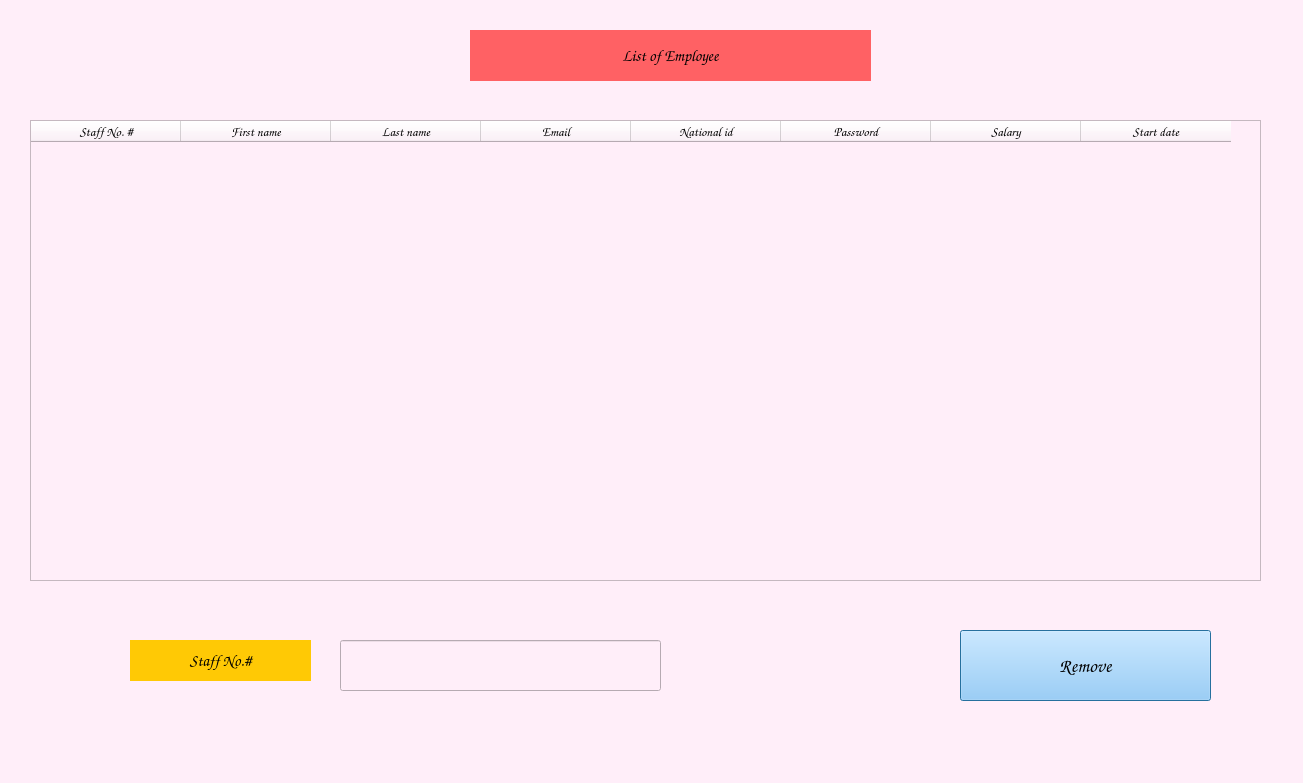
<?xml version="1.0" encoding="UTF-8"?>
<ui version="4.0">
 <class>Admin_Remove_Employee_window</class>
 <widget class="QDialog" name="Admin_Remove_Employee_window">
  <property name="geometry">
   <rect>
    <x>0</x>
    <y>0</y>
    <width>1303</width>
    <height>783</height>
   </rect>
  </property>
  <property name="cursor">
   <cursorShape>ClosedHandCursor</cursorShape>
  </property>
  <property name="windowTitle">
   <string>Remove A Employee</string>
  </property>
  <property name="styleSheet">
   <string notr="true">background-color: rgb(255, 238, 249);</string>
  </property>
  <widget class="QLabel" name="Remove_Employee_header_L">
   <property name="geometry">
    <rect>
     <x>470</x>
     <y>30</y>
     <width>401</width>
     <height>51</height>
    </rect>
   </property>
   <property name="font">
    <font>
     <family>Comic Sans MS</family>
     <pointsize>12</pointsize>
     <weight>75</weight>
     <bold>true</bold>
    </font>
   </property>
   <property name="cursor">
    <cursorShape>ClosedHandCursor</cursorShape>
   </property>
   <property name="styleSheet">
    <string notr="true">background-color: rgb(255, 97, 100);</string>
   </property>
   <property name="text">
    <string>List of Employee</string>
   </property>
   <property name="alignment">
    <set>Qt::AlignCenter</set>
   </property>
   <property name="margin">
    <number>1</number>
   </property>
  </widget>
  <widget class="QTableWidget" name="Remove_Employee_TableWidget">
   <property name="geometry">
    <rect>
     <x>30</x>
     <y>120</y>
     <width>1231</width>
     <height>461</height>
    </rect>
   </property>
   <property name="cursor" stdset="0">
    <cursorShape>PointingHandCursor</cursorShape>
   </property>
   <attribute name="horizontalHeaderDefaultSectionSize">
    <number>150</number>
   </attribute>
   <column>
    <property name="text">
     <string>Staff No. #</string>
    </property>
    <property name="font">
     <font>
      <family>Comic Sans MS</family>
      <pointsize>10</pointsize>
      <weight>75</weight>
      <bold>true</bold>
     </font>
    </property>
    <property name="textAlignment">
     <set>AlignCenter</set>
    </property>
   </column>
   <column>
    <property name="text">
     <string>First name</string>
    </property>
    <property name="font">
     <font>
      <family>Comic Sans MS</family>
      <pointsize>10</pointsize>
      <weight>75</weight>
      <bold>true</bold>
     </font>
    </property>
    <property name="textAlignment">
     <set>AlignCenter</set>
    </property>
    <property name="background">
     <color>
      <red>120</red>
      <green>105</green>
      <blue>110</blue>
     </color>
    </property>
    <property name="foreground">
     <brush brushstyle="SolidPattern">
      <color alpha="255">
       <red>0</red>
       <green>0</green>
       <blue>0</blue>
      </color>
     </brush>
    </property>
   </column>
   <column>
    <property name="text">
     <string>Last name</string>
    </property>
    <property name="font">
     <font>
      <family>Comic Sans MS</family>
      <pointsize>10</pointsize>
      <weight>75</weight>
      <bold>true</bold>
     </font>
    </property>
    <property name="textAlignment">
     <set>AlignCenter</set>
    </property>
   </column>
   <column>
    <property name="text">
     <string>Email</string>
    </property>
    <property name="font">
     <font>
      <family>Comic Sans MS</family>
      <pointsize>10</pointsize>
      <weight>75</weight>
      <bold>true</bold>
     </font>
    </property>
    <property name="textAlignment">
     <set>AlignCenter</set>
    </property>
   </column>
   <column>
    <property name="text">
     <string>National id</string>
    </property>
    <property name="font">
     <font>
      <family>Comic Sans MS</family>
      <pointsize>10</pointsize>
      <weight>75</weight>
      <bold>true</bold>
     </font>
    </property>
    <property name="textAlignment">
     <set>AlignCenter</set>
    </property>
   </column>
   <column>
    <property name="text">
     <string>Password</string>
    </property>
    <property name="font">
     <font>
      <family>Comic Sans MS</family>
      <pointsize>10</pointsize>
      <weight>75</weight>
      <bold>true</bold>
     </font>
    </property>
    <property name="textAlignment">
     <set>AlignCenter</set>
    </property>
   </column>
   <column>
    <property name="text">
     <string>Salary</string>
    </property>
    <property name="font">
     <font>
      <family>Comic Sans MS</family>
      <pointsize>10</pointsize>
      <weight>75</weight>
      <bold>true</bold>
     </font>
    </property>
    <property name="textAlignment">
     <set>AlignCenter</set>
    </property>
   </column>
   <column>
    <property name="text">
     <string>Start date</string>
    </property>
    <property name="font">
     <font>
      <family>Comic Sans MS</family>
      <pointsize>10</pointsize>
      <weight>75</weight>
      <bold>true</bold>
     </font>
    </property>
    <property name="textAlignment">
     <set>AlignCenter</set>
    </property>
   </column>
  </widget>
  <widget class="QPushButton" name="Remove_Employee_remove_PB">
   <property name="geometry">
    <rect>
     <x>960</x>
     <y>630</y>
     <width>251</width>
     <height>71</height>
    </rect>
   </property>
   <property name="font">
    <font>
     <family>Comic Sans MS</family>
     <pointsize>14</pointsize>
     <weight>75</weight>
     <bold>true</bold>
    </font>
   </property>
   <property name="cursor">
    <cursorShape>PointingHandCursor</cursorShape>
   </property>
   <property name="acceptDrops">
    <bool>false</bool>
   </property>
   <property name="autoFillBackground">
    <bool>false</bool>
   </property>
   <property name="styleSheet">
    <string notr="true">background-color: rgb(138, 201, 255);</string>
   </property>
   <property name="text">
    <string>Remove</string>
   </property>
  </widget>
  <widget class="QLineEdit" name="Remove_Employee_Staff_id_LE">
   <property name="geometry">
    <rect>
     <x>340</x>
     <y>640</y>
     <width>321</width>
     <height>51</height>
    </rect>
   </property>
   <property name="cursor">
    <cursorShape>PointingHandCursor</cursorShape>
   </property>
  </widget>
  <widget class="QLabel" name="Remove_Employee_Staff_id_L">
   <property name="geometry">
    <rect>
     <x>130</x>
     <y>640</y>
     <width>181</width>
     <height>41</height>
    </rect>
   </property>
   <property name="font">
    <font>
     <family>Comic Sans MS</family>
     <pointsize>12</pointsize>
     <weight>75</weight>
     <bold>true</bold>
    </font>
   </property>
   <property name="cursor">
    <cursorShape>ClosedHandCursor</cursorShape>
   </property>
   <property name="styleSheet">
    <string notr="true">background-color: rgb(255, 201, 5);</string>
   </property>
   <property name="text">
    <string>Staff No.#</string>
   </property>
   <property name="alignment">
    <set>Qt::AlignCenter</set>
   </property>
  </widget>
 </widget>
 <resources/>
 <connections/>
</ui>
